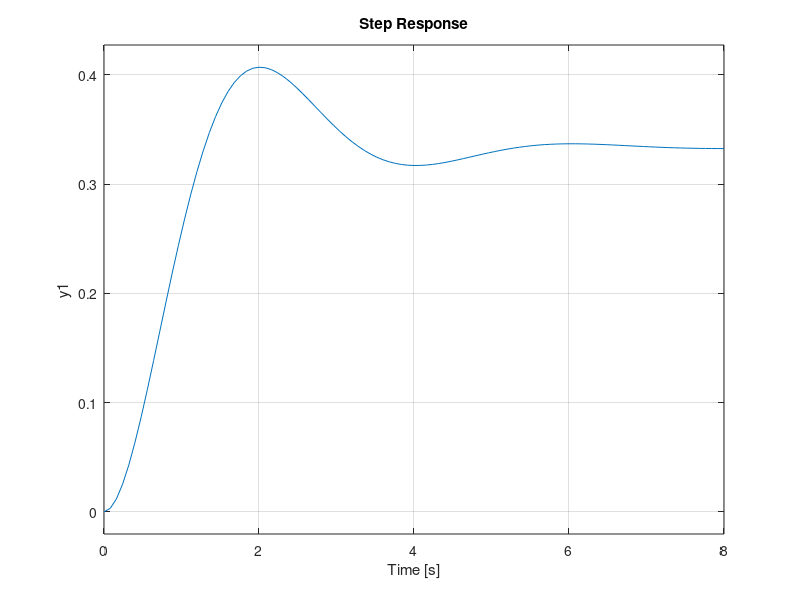

Source code (MATLAB):
close all; clear, clc

m = 1;
b = 1.5;
k = 3;

u = 1;

% Ganancia
K = 1/k

% Factor de amortiguamiento
z = b/(2*sqrt(k/m))

% Frecuencia natural
wn = sqrt(k/m)

% Polos
p1 = -z*wn + 1i*wn*sqrt(1-z^2)
p2 = -z*wn - 1i*wn*sqrt(1-z^2)

% Sobreimpulso
OS = exp(-z*pi/(sqrt(1-z^2)))

% Tiempo asentamiento (tolerancia: 2%)
Ts = 3.9/(z*wn)

%% Función de transferencia
num = u;
den = [m b k];
G = tf(num,den)

step(G)